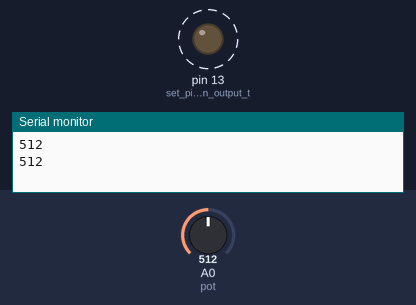
A program run on a simulated Arduino Uno, built with avr-gcc and run on an emulated ATmega328P. Shown: output pins drawn as LEDs (lit = HIGH), the last lines printed to the serial monitor. Dashed ring = blinking. The test bench sets the inputs (shaded band); at power-on: A0 (pot) = 512.

Above: at 1.8 s.
1.9 s: A0 (pot) set to 306
At 2.2 s:
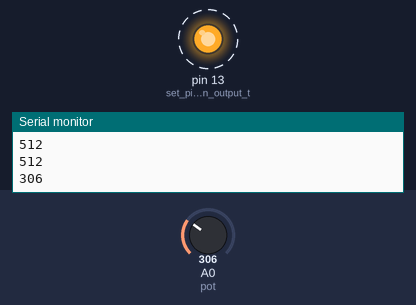
5.4 s: A0 (pot) set to 122
At 5.56 s:
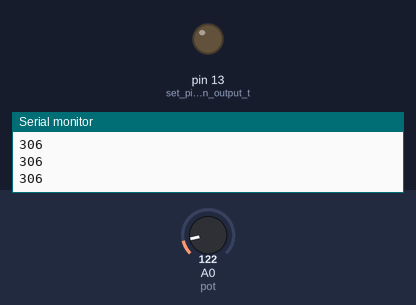
Timing chart, 0 to 14.9 s (numbered marks = the images above; inputs shaded):
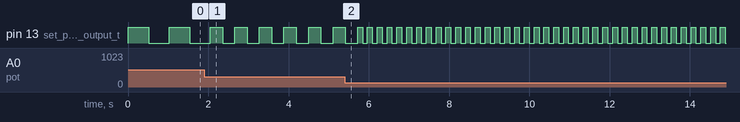

Measured:
- after the input at 1.9 s, pin 13 (set_pin_13_as_an_output_t): alternates HIGH for 0.31 s and LOW for 0.31 s, starting after 0.46 s
- by itself, pin 13 (set_pin_13_as_an_output_t): alternates HIGH for 0.51 s and LOW for 0.51 s

The program:

main.cpp
```cpp
/*
    SparkFun Inventor’s Kit
    Circuit 1B-Potentiometer

    Changes how fast an LED connected to pin 13 blinks, based on a potentiometer connected to pin A0

    This sketch was written by SparkFun Electronics, with lots of help from the Arduino community.
    This code is completely free for any use.

    View circuit diagram and instructions at: https://learn.sparkfun.com/tutorials/sparkfun-inventors-kit-experiment-guide---v41
    Download code at: https://github.com/sparkfun/SIK-Guide-Code
*/
#include <Arduino.h>

int potPosition;       //this variable will hold a value based on the position of the potentiometer

// put function declarations here:
int myFunction(int, int);

void setup() {
    // put your setup code here, to run once:
    //int result = myFunction(2, 3);

    Serial.begin(9600);       //start a serial connection with the computer

    pinMode(13, OUTPUT);      //set pin 13 as an output that can be set to HIGH or LOW
}

void loop() {
    //read the position of the pot
    potPosition = analogRead(A0);    //set potPosition to a number between 0 and 1023 based on how far the knob is turned
    Serial.println(potPosition);     //print the value of potPosition in the serial monitor on the computer

    //change the LED blink speed based on the pot value
    digitalWrite(13, HIGH);           // Turn on the LED
    delay(potPosition);              // delay for as many milliseconds as potPosition (0-1023)

    digitalWrite(13, LOW);            // Turn off the LED
    delay(potPosition);              // delay for as many milliseconds as potPosition (0-1023)
}

// put function definitions here:
int myFunction(int x, int y) {
    return x + y;
}
```
